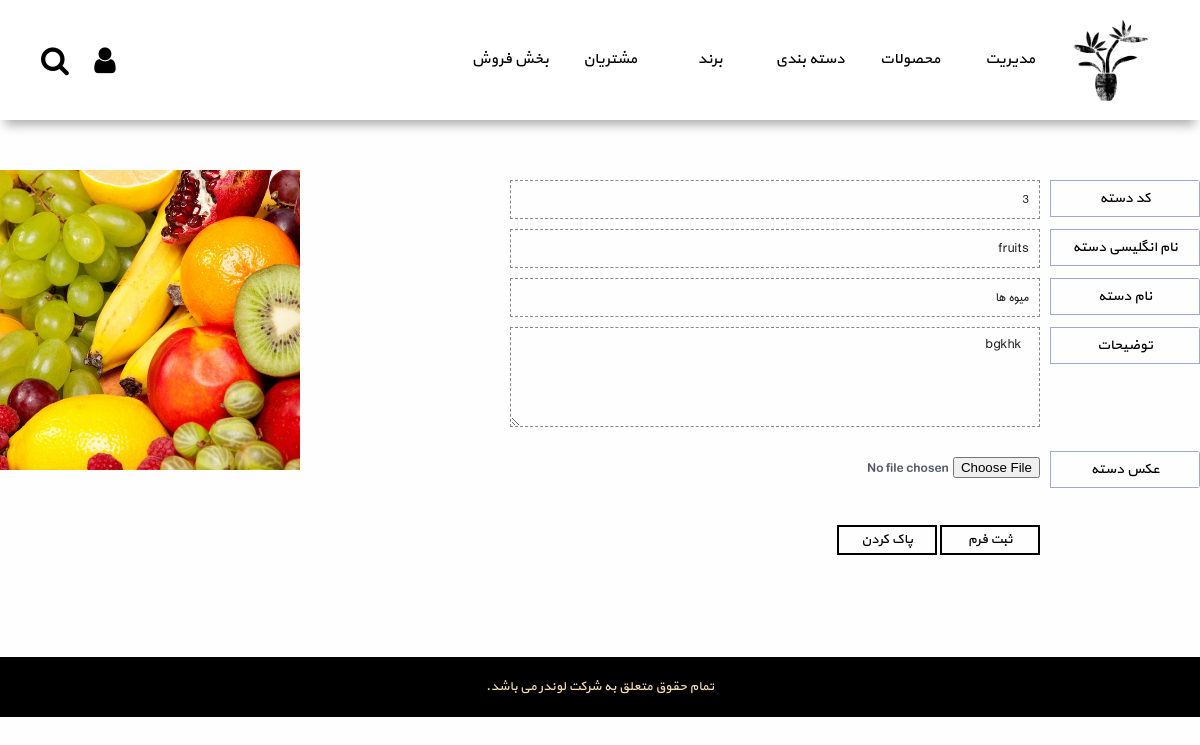
The page /admin/category_edit.php?edit-field=3 (signed in) on the database its author committed.
### tables this page shows
CREATE TABLE IF NOT EXISTS `categories` (
  `cat_id` int(20) NOT NULL,
  `cat_name` varchar(50) NOT NULL,
  `cat_title` varchar(50) NOT NULL,
  `cat_desc` varchar(200) DEFAULT NULL,
  `cat_pic` varchar(50) DEFAULT 'default_category.jpg'
);

### admin/category_edit.php (the view, shortened to what this page needs)
<!doctype html>
<html lang="fa">
<head>
</head>
<body>
<?php require_once("header.php"); ?>
<?php
$cat_name_err = "";
$cat_title_err = "";
$cat_pic_err = "";
$cat_desc_err = "";
try {
    if ($_SERVER["REQUEST_METHOD"] == "GET" && isset($_GET['edit-field'])) {
        require_once('../include/connect.php');
        $id = $_GET['edit-field'];
        $stmt = $con->query("SELECT * FROM categories WHERE cat_id='$id'");
        $row = $stmt->fetchObject();
        $cat_name = $row->cat_name;
        $cat_desc = $row->cat_desc;
        $cat_title = $row->cat_title;
        $old_cat_pic = $row->cat_pic;
    }
} catch (PDOException $e) {
    echo "Error: " . $e->getMessage();
}
?>
<div class="container">
    <form id="form" method="post" action="<?php echo htmlspecialchars($_SERVER["PHP_SELF"]); ?>"
          enctype="multipart/form-data">
        <div>
            <div>کد دسته</div>
            <div><input type="text" name="cat_id" id="cat_id" value="<?php echo $id; ?>" readonly/></div>
            <div id="cat_id_err"></div>
        </div>
        <div>
            <div>نام انگلیسی دسته</div>
            <div><input type="text" name="cat_name" id="cat_name" value="<?php echo $cat_name; ?>" placeholder="فقط حروف انگیسی بدون فاصله /></div>
        <div id=" cat_name_err"><?php echo $cat_name_err; ?></div>
        </div>
        <div>
            <div>نام دسته</div>
            <div><input type="text" name="cat_title" id="cat_title" value="<?php echo $cat_title; ?>" "/></div>
            <div id="cat_title_err"><?php echo $cat_title_err; ?></div>
        </div>
        <div>
            <div>توضیحات</div>
            <div><textarea type="text" name="cat_desc" id="cat_desc"> <?php echo $cat_desc; ?></textarea></div>
            <div id="cat_desc_err"><?php echo $cat_desc_err; ?></div>
        </div>
        <div>
            <div>عکس دسته</div>
            <div><input type="file" name="cat_pic" id="cat_pic"/></div>
            <div id="cat_pic_err"><?php echo $cat_pic_err; ?></div>
        </div>
        <br/>
        <div>
            <div></div>
            <div>
                <input type="submit" id="update-submit" name="update-submit" value="ثبت فرم" name="submit"/>
                <input type="reset" value="پاک کردن"/>
            </div>
            <div></div>
        </div>
    </form>
    <img class="edit-image" src="../photo/category/<?php echo $old_cat_pic; ?>"/>
</div>
<?php require_once('footer.php'); ?>
</body>
</html>

### template/template1/css/admin_main.css (style rules this page uses)
* { margin: 0; padding: 0; font-family: 'yekan'; color: rgba(12, 19, 42, 0.71); }
html { direction: rtl; }
body { background-color: #fefefe; }
img { border: none; }
.edit-image { float: left; margin: 0px 0 0 0px; width: 300px; height: 300px; object-fit: cover; }
.container { width: 1200px; margin: 50px auto 60px auto; overflow: auto; }
.right-children div, img, p { float: right; height: 100px; }
.left-children div, img, p { float: right; height: 100px; }

### template/template1/css/form.css (style rules this page uses)
form > div { border-radius: 3px; }
form input[type=text], form input[type=password], textarea, select { border: 1px dashed #8a8a8a; min-width: 100%; min-height: 39px; background: none; font-size: 15px; padding: 5px 10px; box-sizing: border-box; font-family: iran_sans; color: #1d1d1d; }
form textarea { min-height: 100px; max-width: 700px; }
input[type=submit], input[type=reset] { box-sizing: border-box; cursor: pointer; border: 2px solid black; transition: all 0.4s ease; width: 100px; height: 30px; background: none; color: black; }
#form { width: 900px; float: right; }
#form > div { width: 900px; min-height: 35px; margin-top: 10px; overflow: hidden; }
#form > div > div { float: right; min-height: 35px; line-height: 35px; text-align: center; box-shadow: 0px 0px 0px 1px #bbb inset; background: transparent; }
#form > div:last-child > div { background-color: transparent; }
#form > div > div:nth-child(1) { width: 150px; background-color: rgb(170, 170, 170); box-sizing: border-box; cursor: pointer; border: 1px solid #9da9d4; transition: all 0.4s ease; background: none; color: black; box-shadow: none; font-size: 14px; }
#form > div > div:nth-child(2) { width: 530px; margin: 0 10px; text-align: right; box-shadow: none; }
#form > div > div:nth-child(3) { width: 200px; color: rgba(209, 22, 94, 0.92); box-shadow: none; }
#form > div:last-child > div { box-shadow: none; }
#form > div:last-child > div:first-child { background: transparent; margin-bottom: 40px; border: none; }

### rows shown on the page
categories: cat_name "fruits", cat_title "میوه ها", cat_desc "bgkhk", cat_pic (picture)
